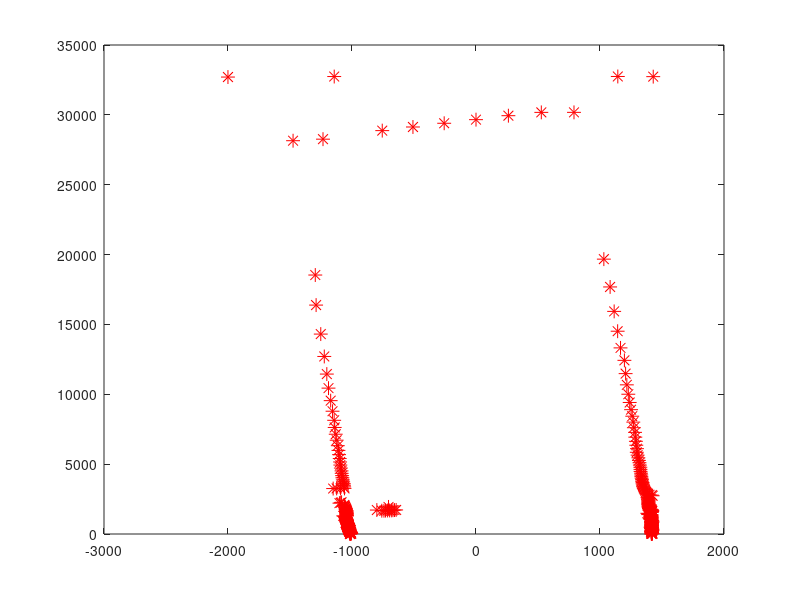

Reproduce this figure in MATLAB. (Note: this script raises an error after producing the figure.)

clear all;
close all
%fileID = fopen('LaserData_forward.txt','r');
%fileID = fopen('LaserData_left.txt','r');
fileID = fopen('LaserData_right.txt','r');
formatSpec = '%f';
A = fscanf(fileID,formatSpec);
dataNum = 361;
A = reshape(A,2,dataNum);
A = A';
x = A(:,1); %unit is mm
y = A(:,2); %unit is mm

plot(x,y,'r*','MarkerSize',10);hold on

% 2. translate points into polar coordinate
d_est = (x.^2 + y.^2).^0.5;
theta_est = atan2(y,x);

%% line extraction
Cov_single_point = [25,0;0,1e-4];%based on the material of 5551
[line_para_1, endpoints_in_line_1,R_mat_1] = LineExtraction_main(d_est,theta_est,Cov_single_point);
%plot the approximated line segments
for i = 1:size(line_para_1,2)
    x_part = endpoints_in_line_1(1:2,i)';
    y_part = endpoints_in_line_1(3:end,i)';
    plot(x_part,y_part,'b-');
    hold on;
end
%hold off;

%% make some transformation of the data points to mimic the move of the robot
%figure;
theta_move = 30/180*3.14+5/180*3.14*randn;%assume it turn 30deg with noise std 5 deg
trans_move = [0;1800] + 80*randn(2,1);%assume it move forward 1800mm with noise

%% make the points to be robot-coordinate
g_R_r = [cos(theta_move), -1*sin(theta_move) trans_move(1);sin(theta_move), cos(theta_move) trans_move(2); 0 0 1];
Point_pos_g = [x';y';ones(1,length(x))];
Point_pos_r = inv(g_R_r)*Point_pos_g;
x2 = Point_pos_r(1,:)';
y2 = Point_pos_r(2,:)';

% Rot_mat_12 = [cos(theta_move), -1*sin(theta_move);sin(theta_move), cos(theta_move)]; %This is 1R2, we want 2R1
% Rot_mat_21 = Rot_mat_12';
% Point_pos_1 = [x';y'];
% Point_pos_2 = Rot_mat_21*Point_pos_1+trans_move*ones(1,size(Point_pos_1,2));
% x2 = Point_pos_2(1,:)';
% y2 = Point_pos_2(2,:)';

% change the current points to the global coordinate(the previous coordinate)

% plot(x2,y2,'go','MarkerSize',10);
% hold on;

% translate points into polar coordinate
d_est2 = (x2.^2 + y2.^2).^0.5;
theta_est2 = atan2(y2,x2);

%% line extraction
% Note: the returned lines are in line-coordinate(in this simulation, it is actually robot-coordinate)
[line_para_2, endpoints_in_line_2, R_mat_2] = LineExtraction_main(d_est2,theta_est2,Cov_single_point);

%% change the lines' parameters and endpoints to the global coordinate

Rot_line_2_rob = [cos(-pi/2), -1*sin(-pi/2) 0;sin(-pi/2), cos(-pi/2), 0;0 0 1];
Rot_line_2_rob = eye(3);
g_R_r = [cos(theta_move), -1*sin(theta_move) trans_move(1);sin(theta_move), cos(theta_move) trans_move(2); 0 0 1];

line_para_2_gl = [];
endpoints_in_line_2_gl = [];
for i = 1:size(line_para_2,2)
    d_l = line_para_2(1,i);
    theta_l = line_para_2(2,i);
    l_g = g_R_r*Rot_line_2_rob*[d_l*cos(theta_l), d_l*sin(theta_l),1]';
    line_para_2_gl = [line_para_2_gl,[norm(l_g(1:2)),atan2(l_g(2),l_g(1))]'];
    end_p = zeros(4,1);
    for j = 1:2
        end1_line = [endpoints_in_line_2(j,i),endpoints_in_line_2(j+2,i),1]';
        end1_gl = g_R_r*Rot_line_2_rob*end1_line;
        end_p(j) = end1_gl(1);
        end_p(j+2) = end1_gl(2);
    end
    endpoints_in_line_2_gl = [endpoints_in_line_2_gl,end_p];
end
    

%plot the approximated line segments
for i = 1:size(line_para_2,2)
    x_part = endpoints_in_line_2_gl(1:2,i)';
    y_part = endpoints_in_line_2_gl(3:end,i)';
    plot(x_part,y_part,'b-','LineWidth',5);
    hold on;
end
hold off;

%% Line matching
line_para_base = line_para_1;
endpoints_base = endpoints_in_line_1;
theta_guess = 30/180*3.14;
trans_move_guess = [0;1800];

% threshold setting, initial guess, should be tuned in real experiment
orien_thresh = 22.5/180*3.14; %+-22.5deg
dist_thresh = 1000;
% orien_thresh = 5e3;
% dist_thresh = 1000;
pair = LineMatch(line_para_base,endpoints_base,line_para_2,endpoints_in_line_2,R_mat_2,theta_guess,trans_move_guess,orien_thresh,dist_thresh);


% maxIter = 1000;
% min_num = 6;
% thresh = 30; %maximum distance from point to the line
% min_rest = 6;
% theta_thresh = 3;
% seg_dist_thresh = 400;
% % 1. RANSAC
% [line_RANSAC,endpoints,R_mat] = LineExtraction_RANSAC(d_est,theta_est,thresh,min_num,maxIter,min_rest,theta_thresh,seg_dist_thresh);
% endpoints_in_line = zeros(size(endpoints)); % first 2 are x_axis, next 2 are y_axis
% for i = 1:size(line_RANSAC,1)
%     %obtain each line parameters
%     cos_theta = line_RANSAC(i,1);
%     sin_theta = line_RANSAC(i,2);
%     d_theta = line_RANSAC(i,3);
%     %project the start and end points to the line
%     start_x = endpoints(1,i)*cos(endpoints(2,i));
%     start_y = endpoints(1,i)*sin(endpoints(2,i));
%     end_x = endpoints(3,i)*cos(endpoints(4,i));
%     end_y = endpoints(3,i)*sin(endpoints(4,i));
%     endpoints_in_line(1,i) = sin_theta*(sin_theta*start_x-cos_theta*start_y)-cos_theta*(-1*d_theta);
%     endpoints_in_line(3,i) = cos_theta*(-1*sin_theta*start_x+cos_theta*start_y)-sin_theta*1*(-1*d_theta);
%     
%     endpoints_in_line(2,i) = sin_theta*(sin_theta*end_x-cos_theta*end_y)-cos_theta*(-1*d_theta);
%     endpoints_in_line(4,i) = cos_theta*(-1*sin_theta*end_x+cos_theta*end_y)-sin_theta*(-1*d_theta);
%     
% end


    
    
    
    
    
